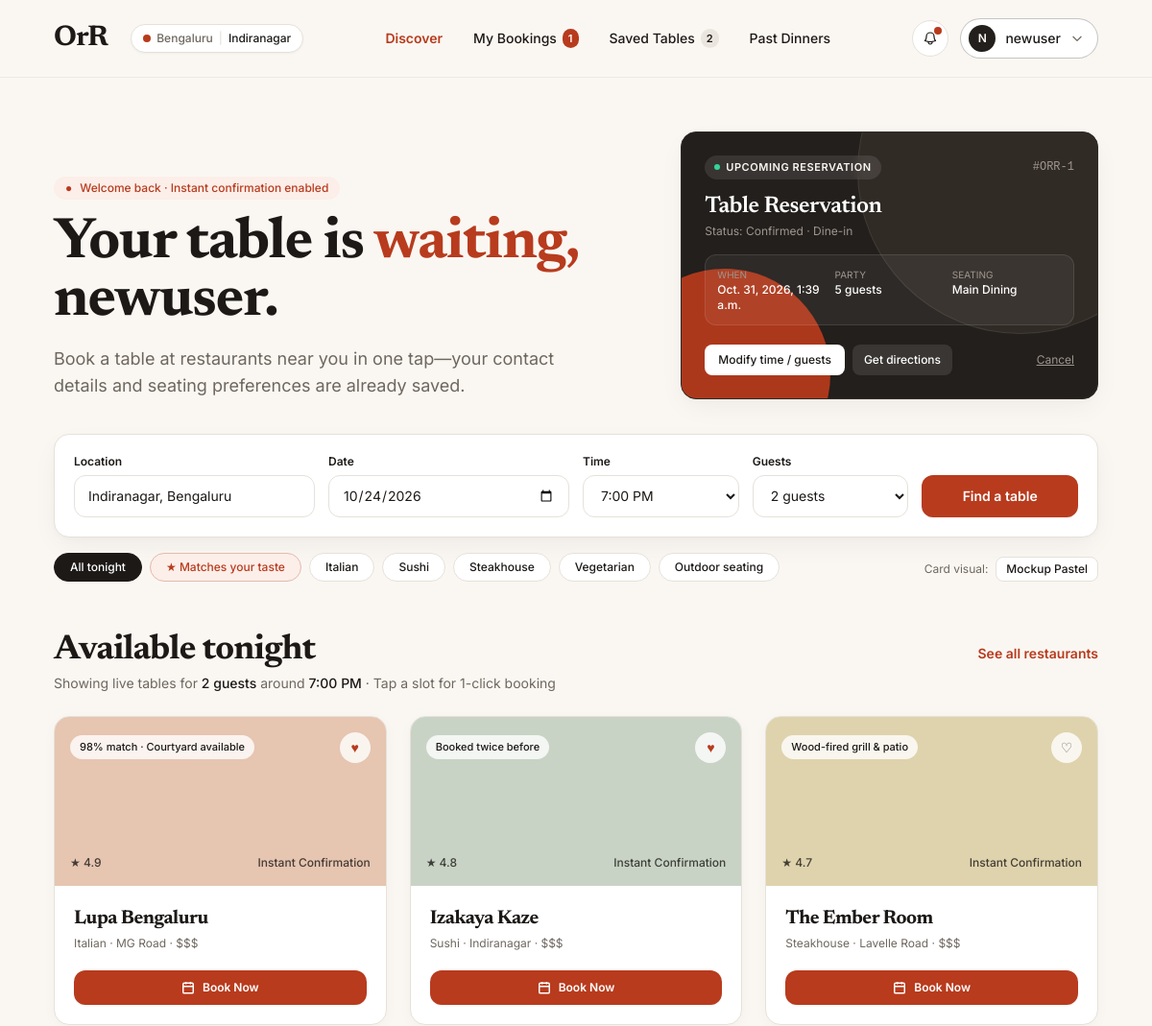
The app's page /userhome/ (signed in, upper part), older data.
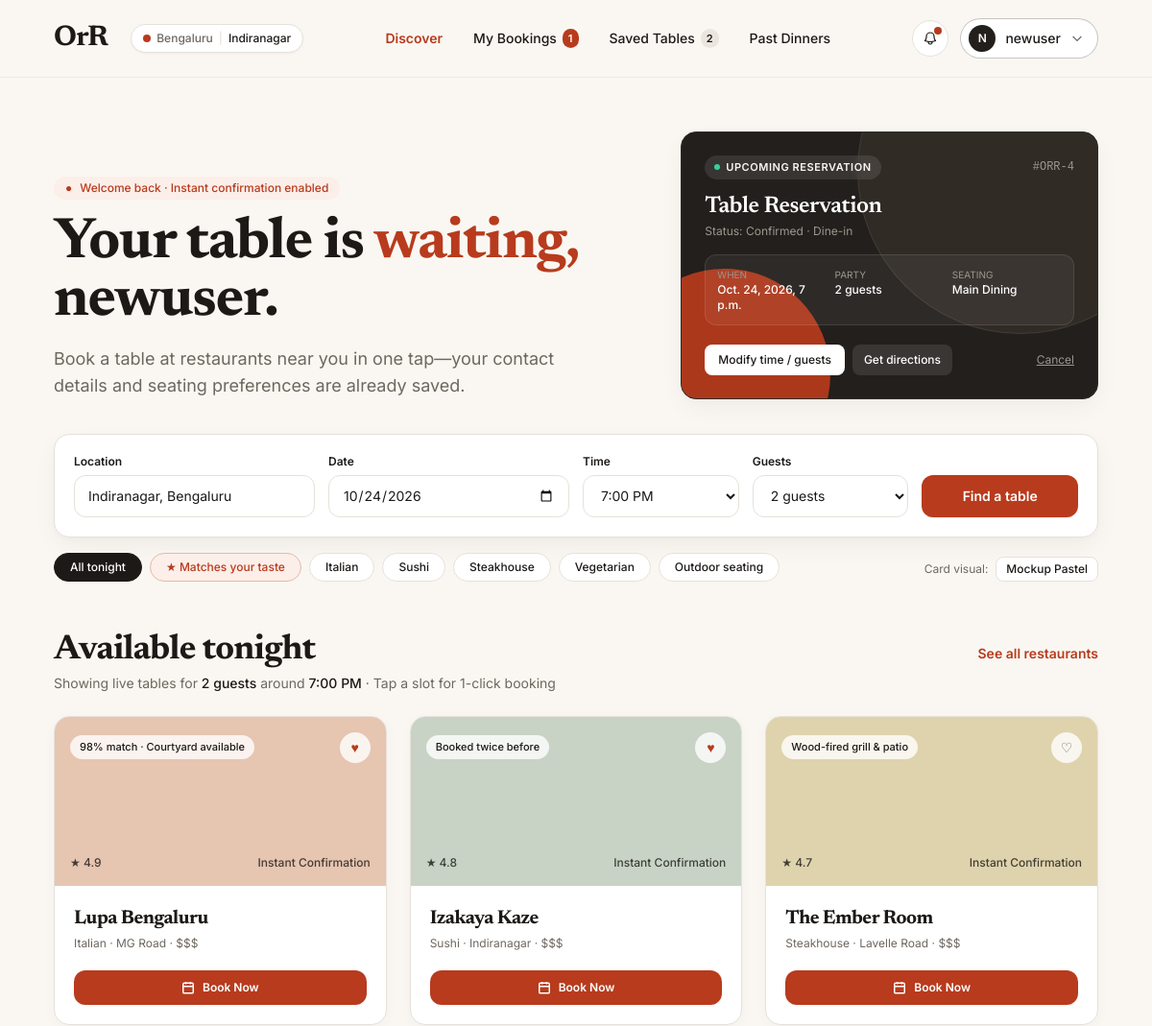
The same page, newer data.
### restapp/models.py (models this page shows)
class bookingdetails(models.Model):
    user = models.ForeignKey(User, on_delete=models.PROTECT)
    time = models.TimeField()
    date = models.DateField()
    totalpeople = models.CharField(max_length=10)
    class Meta:
        db_table = "bookingdetails"

### restapp/views.py (the view, shortened to what this page needs)
# urls.py: path("userhome/", views.UserHomeView.as_view(), name="userhome"),
class UserHomeView(LoginRequiredMixin, View):
    template_name = "userhome.html"
    def get(self, request):
        form1 = bookingdetailsform()
        latest_booking = (
            bookingdetails.objects.filter(user=request.user).order_by("-id").first()
        )
        return render(
            request,
            self.template_name,
            {
                "form1": form1,
                "latest_booking": latest_booking,
            },
        )

### restapp/forms.py
class bookingdetailsform(forms.ModelForm):
    time = forms.TimeField(
        widget=forms.TimeInput(
            attrs={"type": "time", "class": "form-control timepicker"}
        )
    )
    date = forms.DateField(
        widget=forms.DateInput(
            attrs={"type": "date", "class": "form-control datepicker"}
        )
    )
    totalpeople = forms.CharField(
        widget=forms.TextInput(
            attrs={
                "type": "char",
                "class": "form-control form-control",
                "placeholder": "totalpeople",
            }
        )
    )
    class Meta:
        model = bookingdetails
        fields = ["time", "date", "totalpeople"]

### restapp/templates/userhome.html (shortened to what the changed rows need)
<!DOCTYPE html>
<html lang="en">
<head>
  <script src="https://cdn.tailwindcss.com"></script>
</head>
<body class="min-h-screen flex flex-col selection:bg-terracotta selection:text-white">
  <main class="flex-grow">
    <section class="max-w-6xl mx-auto px-5 sm:px-8 pt-10 sm:pt-14 pb-8">
      <div class="grid grid-cols-1 lg:grid-cols-12 gap-8 items-end">
        <div class="lg:col-span-7">
          <h1 class="font-serif-editorial text-4xl sm:text-6xl font-bold text-charcoal leading-[1.08]">
            Your table is <span class="text-terracotta">waiting,</span> {{ user.first_name|default:user.username }}.
          </h1>
        </div>
        <div id="upcoming-section" class="lg:col-span-5">
          <div id="active-booking-card" class="orr-circle-motif bg-espresso text-cream rounded-2xl p-5 sm:p-6 shadow-search border border-espresso-soft relative">
            <div class="relative z-10">
              <div class="flex items-center justify-between gap-2 mb-3">
                <span class="inline-flex items-center gap-1.5 text-[11px] uppercase tracking-wider font-semibold bg-white/10 text-cream px-2.5 py-1 rounded-full backdrop-blur-sm">
                  <span class="w-1.5 h-1.5 rounded-full bg-emerald-400 animate-pulse"></span>
                  Upcoming Reservation
                </span>
                <span id="active-booking-code" class="text-xs text-espresso-muted font-mono">{% if latest_booking %}#ORR-{{ latest_booking.id }}{% else %}#ORR-8492{% endif %}</span>
              </div>
              <h2 id="active-booking-name" class="font-serif-editorial text-2xl font-semibold text-white">
                {% if latest_booking %}Table Reservation{% else %}Lupa Bengaluru{% endif %}
              </h2>
              <div class="mt-4 grid grid-cols-3 gap-2 bg-white/5 border border-white/10 rounded-xl p-3 text-xs">
                <div>
                  <span class="text-espresso-muted block text-[10px] uppercase">When</span>
                  <span id="active-booking-date" class="font-medium text-white">{% if latest_booking %}{{ latest_booking.date }}, {{ latest_booking.time }}{% else %}Tonight, 8:00 PM{% endif %}</span>
                </div>
                <div>
                  <span class="text-espresso-muted block text-[10px] uppercase">Party</span>
                  <span id="active-booking-guests" class="font-medium text-white">{% if latest_booking %}{{ latest_booking.totalpeople }} guests{% else %}2 guests{% endif %}</span>
                </div>
              </div>
            </div>
          </div>
        </div>
      </div>
    </section>
    <section id="discover" class="max-w-6xl mx-auto px-5 sm:px-8 pt-4 pb-16">
      <div class="flex items-baseline justify-between mb-6">
        <div>
          <h2 id="section-heading" class="font-serif-editorial text-3xl sm:text-4xl font-bold text-charcoal">
            Available tonight
          </h2>
        </div>
      </div>
    </section>
  </main>
</body>
</html>

Row changes from the older to the newer data that the page shows:
no longer on this page (row unchanged): bookingdetails: id "1", date "Oct. 31, 2026", time "1:39 a.m.", totalpeople "5"
added bookingdetails: id "4", date "Oct. 24, 2026", time "7 p.m.", totalpeople "2"
